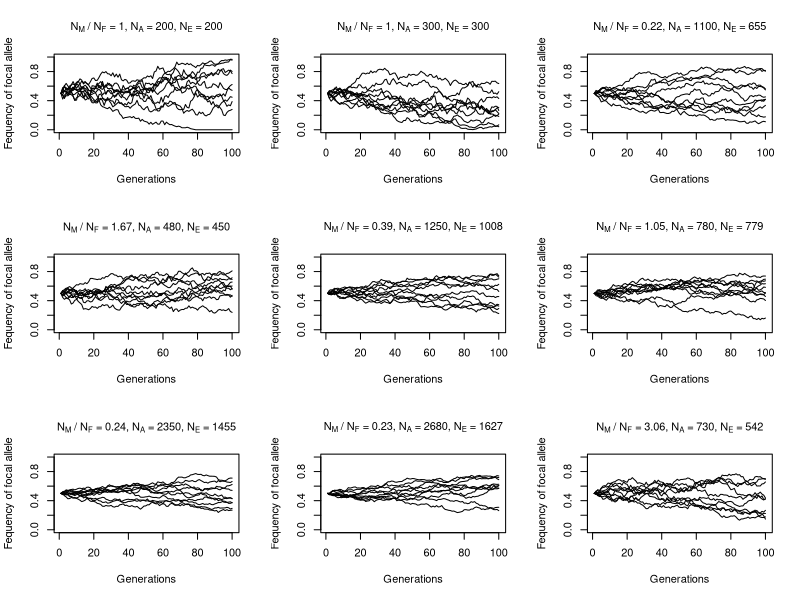

This figure's R source:
# Advanced genetic drift simulator

GenDriftSim = function(Pop = Pop, Gen = Gen, NM, NF, P, graph = "y", histo = "y"){
  P = (2*(NM+NF))*P
  NE = round((4*NM*NF)/(NM+NF),0)
  SR = round(NM/NF,2)
  Na = NM+NF
  if(graph=="y"){
    plot(c(0,0),type = "n", main = bquote('N'[M]~'/ N'[F]~'='~.(SR)*', N'[A]~'='~.(Na)*', N'[E]~'='~.(NE)), cex.main = 1, 
         xlim = c(1,Gen), ylim=c(0,1), xlab = "Generations", ylab = "Fequency of focal allele")
  }else{}
  for (i in 1:Pop){
    N = NM+NF
    startA = as.vector(c(rep(1, times = P),rep(0, times = (2*N)-P)))
    Population = matrix(c(
      c(sample(startA, size = 2*N, replace = FALSE)),
      c(rep("M", times = NM), rep("F", times = NF))),
      ncol = 3)
    SimResults[(Gen*i)+1-Gen, 3] <<- sum(as.numeric(Population[,1:2]))/(N*2)
    for(j in 1:(Gen-1)){
      
      Population = matrix(c(
        c(sample(sample(Population[(1:NM),1:2], replace = TRUE),N, replace = TRUE)),
        c(sample(sample(Population[(1+NM):N,1:2], replace = TRUE),N, replace = TRUE)),
        c(rep("M", times = NM), rep("F", times = NF))), ncol = 3)
      SimResults[(Gen*i)+1+j-Gen, 3] <<- sum(as.numeric(Population[,1:2]))/(N*2)
    }
    s = (i*Gen)-Gen+1; e = i*Gen
    r = as.vector(SimResults[s:e, 3])
    if(graph=="y"){
      points(r~c(1:Gen), type = "l")
    }else{}
  }
  if(histo == "y"){SimResults[,1] = rep(1:Pop, each = Gen)
  SimResults[,2] = rep(1:Gen, times = Pop)
  hist(SimResults[,3][SimResults[,2]==Gen], breaks = 100, cex.lab = 0.7, cex.axis = 0.7, xlim = c(0,1), cex.main = 1, main = bquote('N'[M]~'/ N'[F]~'='~.(SR)*', N'[A]~'='~.(Na)*', N'[E]~'='~.(NE)), xlab = paste0("Frequency of focal allele after ",Gen," Generations"))
  }else{}
}

Pop = 10
#Gen = c(10,20,50,100,200,400, 800, 1000, 2000)
#for (z in Gen){
#  SimResults = matrix(data = NA, ncol = 3, nrow = Gen*Pop)
#  GenDriftSim(Pop = Pop, Gen = Gen, NM = 100, NF = 100, P = P, graph = "y",  histo = "n")
#}
Gen = 100
P = 0.5

SimResults = matrix(data = NA, ncol = 3, nrow = Gen*Pop)
par(mfrow=c(3,3))
GenDriftSim(Pop = Pop, Gen = Gen, NM = 100, NF = 100, P = P, graph = "y",  histo = "n")
GenDriftSim(Pop = Pop, Gen = Gen, NM = 150, NF = 150, P = P, graph = "y",  histo = "n")
GenDriftSim(Pop = Pop, Gen = Gen, NM = 200, NF = 900, P = P, graph = "y",  histo = "n")
GenDriftSim(Pop = Pop, Gen = Gen, NM = 300, NF = 180, P = P, graph = "y",  histo = "n")
GenDriftSim(Pop = Pop, Gen = Gen, NM = 350, NF = 900, P = P, graph = "y",  histo = "n")
GenDriftSim(Pop = Pop, Gen = Gen, NM = 400, NF = 380, P = P, graph = "y",  histo = "n")
GenDriftSim(Pop = Pop, Gen = Gen, NM = 450, NF = 1900, P = P, graph = "y",  histo = "n")
GenDriftSim(Pop = Pop, Gen = Gen, NM = 500, NF = 2180, P = P, graph = "y",  histo = "n")
GenDriftSim(Pop = Pop, Gen = Gen, NM = 550, NF = 180, P = P, graph = "y",  histo = "n")
#dev.off()